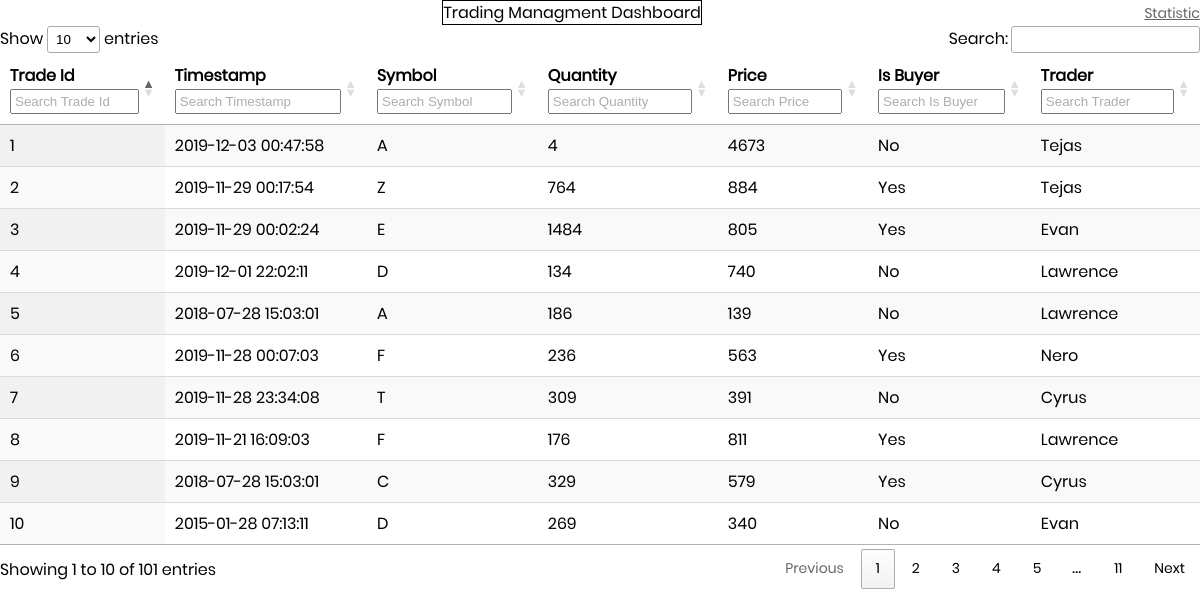
The page / on the database its author committed.
### tables this page shows
CREATE TABLE `trade_info` (
  `trade_id` int(11) NOT NULL,
  `timestamp` timestamp NOT NULL DEFAULT CURRENT_TIMESTAMP ON UPDATE CURRENT_TIMESTAMP,
  `symbol` char(1) NOT NULL,
  `quantity` int(11) NOT NULL,
  `price` int(11) NOT NULL,
  `is_buy` tinyint(1) NOT NULL,
  `trader` varchar(20) NOT NULL
);

### index.php (the view, shortened to what this page needs)
   ?><!DOCTYPE html>
<html lang="en">
   <head>
      <link rel="stylesheet" type="text/css" href="css/util.css">
      <link rel="stylesheet" type="text/css" href="css/main.css">
      <link rel="stylesheet" type="text/css" href="https://cdn.datatables.net/1.10.19/css/jquery.dataTables.css">
      <link rel="stylesheet" type="text/css" href="https://code.jquery.com/ui/1.12.1/themes/base/jquery-ui.css" />
   </head>
   <body>
      <div class="clear-fix"></div>
      <div style=" text-align: center; " >
	      <span class="title-span">Trading Managment Dashboard</span>
	      <span style=" float: right; "><a href="http://localhost/Trading/Statistics.php">Statistic</a></span>
	  </div>
      <table id="table_id" class="display">
         <thead>
            <tr>
               <th>Trade Id</th>
               <th>Timestamp</th>
               <th>Symbol</th>
               <th>Quantity</th>
               <th>Price</th>
               <th>Is Buyer</th>
               <th>Trader</th>
            </tr>
         </thead>
         <tbody>
            <?php
               $conn = new mysqli(DB_SERVER, DB_USERNAME, DB_PASSWORD, DB_DATABASE_TRADER);
               $sql = "SELECT * FROM trade_info";
               $result = mysqli_query($conn, $sql);
               while ($row = mysqli_fetch_array($result)) {
               ?>
            <tr>
               <td><?php echo $row['trade_id'] ?></td>
               <td><?php echo $row['timestamp'] ?></td>
               <td><?php echo $row['symbol'] ?></td>
               <td><?php echo $row['quantity'] ?></td>
               <td><?php echo $row['price'] ?></td>
               <td><?php echo ($row['is_buy']==0 ?  "No" :  "Yes") ?></td>
               <td><?php echo $row['trader'] ?></td>
            </tr>
            <?php
               }
               ?>
         </tbody>
      </table>
   </body>
</html>

### css/main.css (style rules this page uses)
* { margin: 0px; padding: 0px; box-sizing: border-box; }
body, html { height: 100%; font-family: Poppins-Regular, sans-serif; }
a { font-family: Poppins-Regular; font-size: 14px; line-height: 1.7; color: #666666; margin: 0px; transition: all 0.4s; -webkit-transition: all 0.4s; -o-transition: all 0.4s; -moz-transition: all 0.4s; }
.clear-fix { clear:both; }
.title-span { margin: 0 auto; border: 1px solid black; margin-top: 10px; }

### rows shown on the page
trade_info: trade_id "1", timestamp "2019-12-03 00:47:58", symbol "A", quantity "4", price "4673", is_buy "No", trader "Tejas"
trade_info: trade_id "2", timestamp "2019-11-29 00:17:54", symbol "Z", quantity "764", price "884", is_buy "Yes", trader "Tejas"
trade_info: trade_id "3", timestamp "2019-11-29 00:02:24", symbol "E", quantity "1484", price "805", is_buy "Yes", trader "Evan"
trade_info: trade_id "4", timestamp "2019-12-01 22:02:11", symbol "D", quantity "134", price "740", is_buy "No", trader "Lawrence"
trade_info: trade_id "5", timestamp "2018-07-28 15:03:01", symbol "A", quantity "186", price "139", is_buy "No", trader "Lawrence"
trade_info: trade_id "6", timestamp "2019-11-28 00:07:03", symbol "F", quantity "236", price "563", is_buy "Yes", trader "Nero"
trade_info: trade_id "7", timestamp "2019-11-28 23:34:08", symbol "T", quantity "309", price "391", is_buy "No", trader "Cyrus"
trade_info: trade_id "8", timestamp "2019-11-21 16:09:03", symbol "F", quantity "176", price "811", is_buy "Yes", trader "Lawrence"
trade_info: trade_id "9", timestamp "2018-07-28 15:03:01", symbol "C", quantity "329", price "579", is_buy "Yes", trader "Cyrus"
trade_info: trade_id "10", timestamp "2015-01-28 07:13:11", symbol "D", quantity "269", price "340", is_buy "No", trader "Evan"
